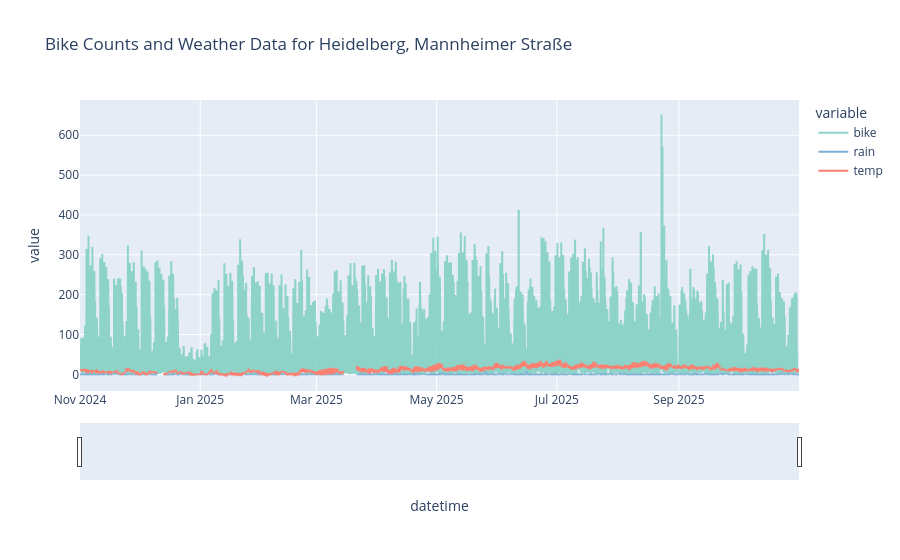

Notebook cell for this chart:
### Code cell
plot_data("Heidelberg", "Mannheimer Straße")

### Figure 1 — Plotly figure (JSON) as saved in the notebook; plotly's stock layout.template omitted (floating-point values rounded to 4 significant figures; data arrays with more than 128 entries replaced by an {"elided": "..."} marker saying what was removed)
{"data": [{"legendgroup": "bike", "line": {"color": "rgb(141,211,199)", "dash": "solid"}, "marker": {"symbol": "circle"}, "mode": "lines", "name": "bike", "showlegend": true, "type": "scattergl", "x": {"elided": "8760 str values"}, "xaxis": "x", "y": {"elided": "8760 float values"}, "yaxis": "y"}, {"legendgroup": "rain", "line": {"color": "rgb(128,177,211)", "dash": "solid"}, "marker": {"symbol": "circle"}, "mode": "lines", "name": "rain", "showlegend": true, "type": "scattergl", "x": {"elided": "8760 str values"}, "xaxis": "x", "y": {"elided": "8760 float values"}, "yaxis": "y"}, {"legendgroup": "temp", "line": {"color": "rgb(251,128,114)", "dash": "solid"}, "marker": {"symbol": "circle"}, "mode": "lines", "name": "temp", "showlegend": true, "type": "scattergl", "x": {"elided": "8760 str values"}, "xaxis": "x", "y": {"elided": "8760 float values"}, "yaxis": "y"}], "layout": {"hovermode": "x unified", "legend": {"title": {"text": "variable"}, "tracegroupgap": 0}, "title": {"text": "Bike Counts and Weather Data for Heidelberg, Mannheimer Straße"}, "xaxis": {"anchor": "y", "domain": [0, 1], "rangeslider": {"visible": true}, "title": {"text": "datetime"}}, "yaxis": {"anchor": "x", "domain": [0, 1], "title": {"text": "value"}}}}
